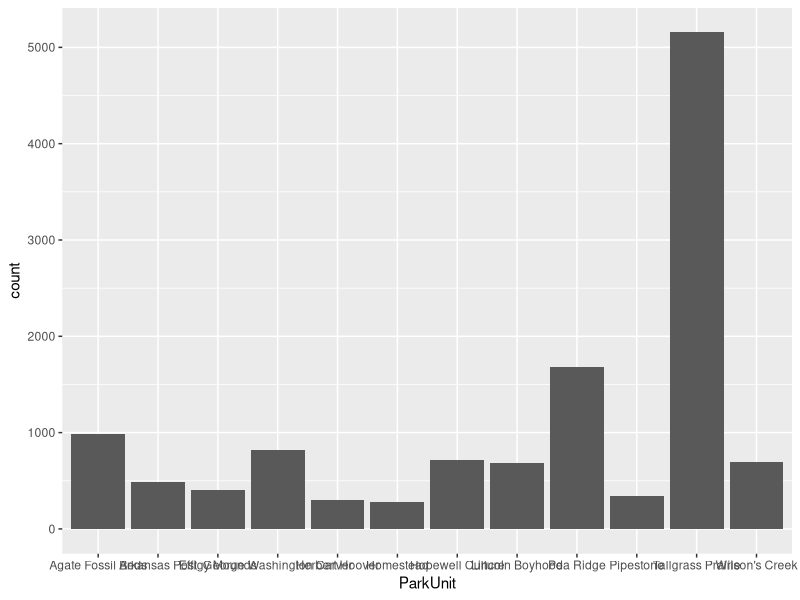

This figure's R source: (Note: this script raises an error after producing the figure.)

library(tidyverse)


mydata <- read_csv("./src/VerticalProfile.csv")

glimpse(mydata)


# Variable: ParkUnit -----------------------------------------------------------
# Unique list - PASS
# Plot frequencies - PASS

mydata |> distinct(ParkUnit)

mydata |> 
  group_by(ParkUnit) |> summarize(n = n())


# Variable: Plot --------------------------------------------------------------
# Unique list - PASS
# Plot frequencies - PASS

mydata |> distinct(Plot) |>
  print(n = 807)

mydata1 <- mydata |> select(ParkUnit, Plot)

ggplot(mydata1, aes(x = ParkUnit)) + 
  geom_bar()


glimpse(mydata)


# Variable: SubPlot --------------------------------------------------------------
# Unique list - PASS
# SubPlot frequencies - PASS


mydata |> distinct(SubPlot) |>
  print(n = 4)


mydata |> 
  select(ParkUnit, SubPlot) |> 
  group_by(ParkUnit, SubPlot) |> summarize(n = n()) |>
  print(n = 24)

glimpse(mydata)

# Variable: EventDate --------------------------------------------------------------
# Unique list - PASS
# EventDate frequencies - PASS

mydata |> distinct(EventDate) |>
  arrange(EventDate) |> print(n = 246)

mydata |> distinct(Plot, EventDate) |> 
  group_by(Plot) |> summarize(n = n()) |>
  print(n = 325)

glimpse(mydata)



# Variable: Height --------------------------------------------------------------
# Unique list - PASS
# Height frequencies - PASS

mydata |> distinct(Height)

mydata1 <- mydata |> select(ParkUnit, Height)

ggplot(mydata1, aes(x = ParkUnit)) + 
  geom_bar()


# Variable: Vegetation --------------------------------------------------------------
# Unique list - PASS
# Vegetation frequencies - PASS

mydata |> distinct(Vegetation)

mydata1 <- mydata |> select(ParkUnit, Vegetation)

ggplot(mydata1, aes(x = ParkUnit)) + 
  geom_bar()



# Variable: Count --------------------------------------------------------------
# Summarise
# Histogram of all values
# Histograms by park

summary(mydata$Count)

ggplot(mydata,  aes(Count)) +
  geom_histogram(binwidth = 1)

ggplot(mydata, aes(Count)) +
  geom_histogram(binwidth = 1) + 
  facet_grid(ParkUnit ~ .)

?geom_histogram













